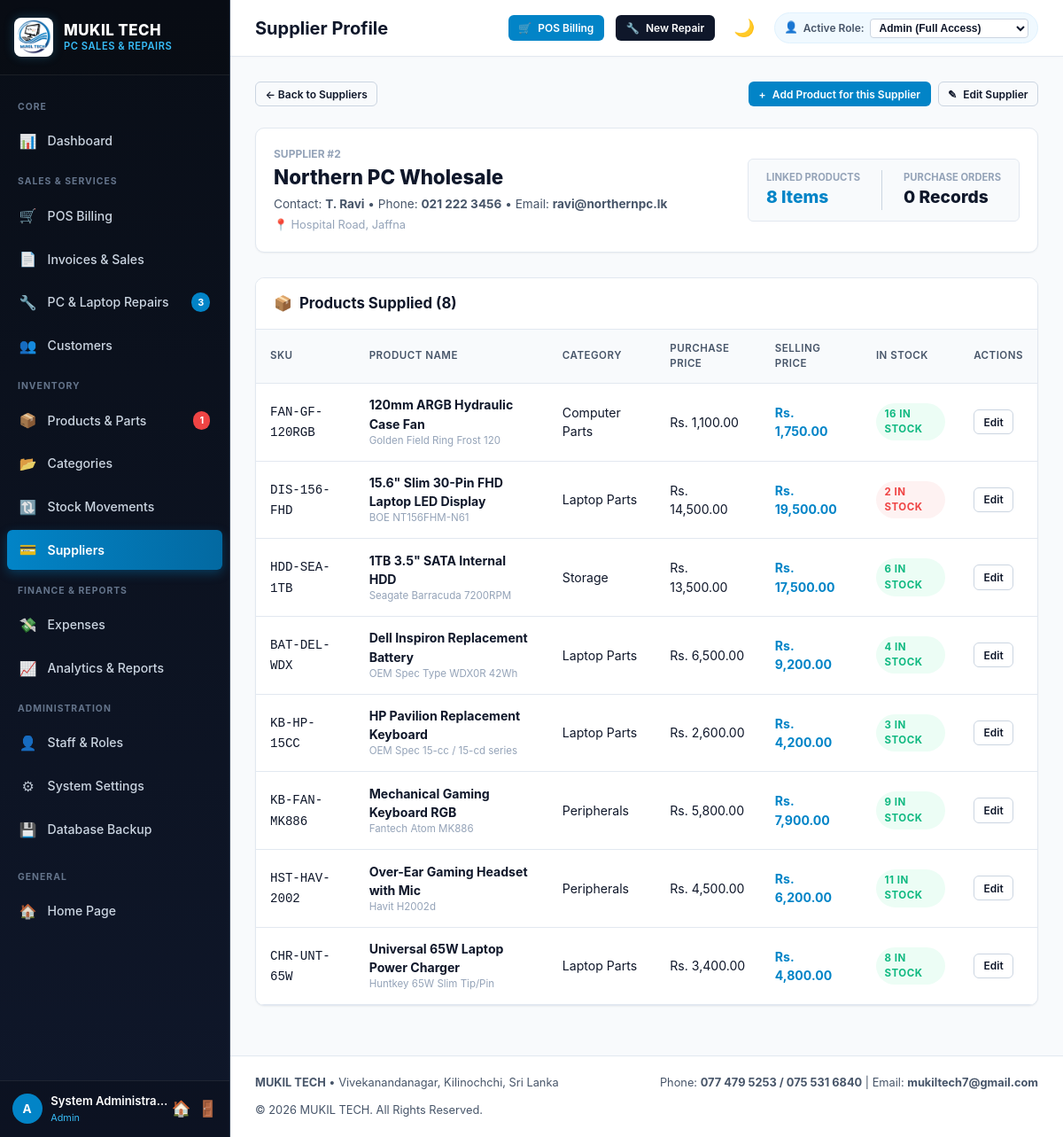
The app's page /suppliers/view.php?id=2 (signed in) with its own data.
### tables this page shows
CREATE TABLE `suppliers` (
  `supplier_id` INT AUTO_INCREMENT PRIMARY KEY,
  `supplier_name` VARCHAR(100) NOT NULL,
  `company_name` VARCHAR(100) NOT NULL,
  `phone` VARCHAR(30),
  `email` VARCHAR(100),
  `address` TEXT,
  `created_at` TIMESTAMP DEFAULT CURRENT_TIMESTAMP
);

CREATE TABLE `products` (
  `product_id` INT AUTO_INCREMENT PRIMARY KEY,
  `product_name` VARCHAR(150) NOT NULL,
  `category_id` INT,
  `brand` VARCHAR(50),
  `model` VARCHAR(60),
  `sku` VARCHAR(50) UNIQUE,
  `purchase_price` DECIMAL(10,2) NOT NULL DEFAULT 0.00,
  `selling_price` DECIMAL(10,2) NOT NULL DEFAULT 0.00,
  `stock_quantity` INT NOT NULL DEFAULT 0,
  `minimum_stock` INT NOT NULL DEFAULT 5,
  `supplier_id` INT,
  `created_at` TIMESTAMP DEFAULT CURRENT_TIMESTAMP,
  `updated_at` TIMESTAMP DEFAULT CURRENT_TIMESTAMP ON UPDATE CURRENT_TIMESTAMP,
  INDEX `idx_cat` (`category_id`),
  INDEX `idx_supp` (`supplier_id`),
  FOREIGN KEY (`category_id`) REFERENCES `categories`(`category_id`) ON DELETE SET NULL,
  FOREIGN KEY (`supplier_id`) REFERENCES `suppliers`(`supplier_id`) ON DELETE SET NULL
);

CREATE TABLE `categories` (
  `category_id` INT AUTO_INCREMENT PRIMARY KEY,
  `category_name` VARCHAR(100) NOT NULL UNIQUE,
  `description` TEXT,
  `created_at` TIMESTAMP DEFAULT CURRENT_TIMESTAMP
);

CREATE TABLE `settings` (
  `setting_id` INT AUTO_INCREMENT PRIMARY KEY,
  `setting_key` VARCHAR(60) NOT NULL UNIQUE,
  `setting_value` TEXT,
  `created_at` TIMESTAMP DEFAULT CURRENT_TIMESTAMP,
  `updated_at` TIMESTAMP DEFAULT CURRENT_TIMESTAMP ON UPDATE CURRENT_TIMESTAMP
);

### includes/functions.php (called while the page is built, shortened)
<?php
function baseUrl($path = '') {
    $documentRoot = isset($_SERVER['DOCUMENT_ROOT']) ? realpath($_SERVER['DOCUMENT_ROOT']) : false;
    $applicationRoot = realpath(__DIR__ . '/..');
    $base = '';
    if ($documentRoot && $applicationRoot) {
        $doc = str_replace('\\', '/', rtrim($documentRoot, DIRECTORY_SEPARATOR));
        $app = str_replace('\\', '/', rtrim($applicationRoot, DIRECTORY_SEPARATOR));
        if ($app === $doc) {
            $base = '';
        } elseif (stripos($app, $doc . '/') === 0) {
            $base = substr($app, strlen($doc));
        }
    }
    if ($base === '') {
        $scriptName = str_replace('\\', '/', $_SERVER['SCRIPT_NAME'] ?? '');
        $scriptDir = rtrim(str_replace('\\', '/', dirname($scriptName)), '/');
        foreach (['/admin','/customers','/categories','/suppliers','/products','/sales',
                  '/repairs','/expenses','/payments','/reports','/users','/settings'] as $dir) {
            if ($scriptDir === $dir || substr($scriptDir, -strlen($dir)) === $dir) {
                $scriptDir = substr($scriptDir, 0, -strlen($dir));
                break;
            }
        }
        $base = $scriptDir;
    }
    $base = '/' . trim($base, '/');
    if ($base === '/') {
        $base = '';
    }
    $cleanPath = ltrim((string)$path, '/');
    return $base . ($cleanPath !== '' ? '/' . $cleanPath : '');
}
function sanitize($data) {
    return htmlspecialchars(trim((string)$data), ENT_QUOTES, 'UTF-8');
}
function e($data) {
    return sanitize($data);
}
function formatCurrency($amount) {
    $curr = getSetting('currency', 'Rs.');
    return $curr . ' ' . number_format((float)$amount, 2);
}
function getSetting($key, $default = '') {
    static $cache = [];
    if (isset($cache[$key])) {
        return $cache[$key];
    }
    try {
        $db = getDB();
        $stmt = $db->prepare("SELECT setting_value FROM settings WHERE setting_key = ? LIMIT 1");
        $stmt->execute([$key]);
        $val = $stmt->fetchColumn();
        if ($val !== false) {
            $cache[$key] = $val;
            return $val;
        }
    } catch (Exception $e) {
    }
    return $default;
}

### suppliers/view.php (the view, shortened to what this page needs)
<?php
require_once __DIR__ . '/../includes/header.php';
$db = getDB();
$id = (int)($_GET['id'] ?? 0);
$stmt = $db->prepare("SELECT * FROM suppliers WHERE supplier_id = ?");
$stmt->execute([$id]);
$supplier = $stmt->fetch();
$stmt = $db->prepare("SELECT p.*, c.category_name
                      FROM products p
                      LEFT JOIN categories c ON p.category_id = c.category_id
                      WHERE p.supplier_id = ?
                      ORDER BY p.product_name ASC");
$stmt->execute([$id]);
$products = $stmt->fetchAll();
$stmt = $db->prepare("SELECT * FROM purchases WHERE supplier_id = ? ORDER BY purchase_id DESC");
$stmt->execute([$id]);
$purchases = $stmt->fetchAll();
?>
<div style="display:flex;justify-content:space-between;align-items:center;margin-bottom:1.5rem;flex-wrap:wrap;gap:1rem;">
    <div>
        <a href="<?= baseUrl('suppliers/index.php') ?>" class="btn btn-outline btn-sm">&larr; Back to Suppliers</a>
    </div>
    <div style="display:flex;gap:0.5rem;">
        <a href="<?= baseUrl('products/add.php?supplier_id=' . $supplier['supplier_id']) ?>" class="btn btn-primary btn-sm">
            <span>+</span> Add Product for this Supplier
        </a>
        <a href="<?= baseUrl('suppliers/edit.php?id=' . $supplier['supplier_id']) ?>" class="btn btn-outline btn-sm">
            <span>&#9998;</span> Edit Supplier
        </a>
    </div>
</div>
<div class="card">
    <div class="card-body" style="display:flex;justify-content:space-between;align-items:center;flex-wrap:wrap;gap:1rem;">
        <div>
            <div style="font-size:0.75rem;text-transform:uppercase;color:var(--text-muted);font-weight:700;">Supplier #<?= $supplier['supplier_id'] ?></div>
            <h2 style="font-size:1.4rem;color:var(--navy-main);font-weight:800;"><?= e($supplier['company_name']) ?></h2>
            <div style="font-size:0.85rem;color:var(--text-secondary);margin-top:0.2rem;">
                Contact: <strong><?= e($supplier['supplier_name']) ?></strong> &bull;
                Phone: <strong><?= e($supplier['phone'] ?: '-') ?></strong> &bull;
                Email: <strong><?= e($supplier['email'] ?: '-') ?></strong>
            </div>
            <div style="font-size:0.8rem;color:var(--text-muted);margin-top:0.25rem;">
                &#128205; <?= e($supplier['address'] ?: 'No address specified') ?>
            </div>
        </div>
        <div style="display:flex;gap:1.5rem;background:#f8fafc;padding:0.75rem 1.25rem;border-radius:var(--radius-sm);border:1px solid var(--border-light);">
            <div>
                <div style="font-size:0.7rem;text-transform:uppercase;color:var(--text-muted);font-weight:700;">Linked Products</div>
                <div style="font-size:1.2rem;font-weight:800;color:var(--blue-primary);"><?= count($products) ?> Items</div>
            </div>
            <div style="border-left:1px solid var(--border-medium);padding-left:1.5rem;">
                <div style="font-size:0.7rem;text-transform:uppercase;color:var(--text-muted);font-weight:700;">Purchase Orders</div>
                <div style="font-size:1.2rem;font-weight:800;color:var(--navy-main);"><?= count($purchases) ?> Records</div>
            </div>
        </div>
    </div>
</div>
<div class="card">
    <div class="card-header">
        <div class="card-title">
            <span>&#128230;</span> Products Supplied (<?= count($products) ?>)
        </div>
    </div>
    <div class="table-responsive">
        <table class="table">
            <thead>
                <tr>
                    <th>SKU</th>
                    <th>Product Name</th>
                    <th>Category</th>
                    <th>Purchase Price</th>
                    <th>Selling Price</th>
                    <th>In Stock</th>
                    <th>Actions</th>
                </tr>
            </thead>
            <tbody>
                <?php if (empty($products)): ?>
                    <tr><td colspan="7" style="text-align:center;padding:2rem;color:var(--text-muted);">No products registered under this supplier yet.</td></tr>
                <?php else: ?>
                    <?php foreach ($products as $p): ?>
                        <tr>
                            <td><code><?= e($p['sku']) ?></code></td>
                            <td>
                                <strong><?= e($p['product_name']) ?></strong>
                                <div style="font-size:0.72rem;color:var(--text-muted);"><?= e($p['brand']) ?> <?= e($p['model']) ?></div>
                            </td>
                            <td><?= e($p['category_name'] ?: 'Uncategorized') ?></td>
                            <td><?= formatCurrency($p['purchase_price']) ?></td>
                            <td><strong style="color:var(--blue-primary);"><?= formatCurrency($p['selling_price']) ?></strong></td>
                            <td>
                                <span class="badge <?= $p['stock_quantity'] <= $p['minimum_stock'] ? 'badge-danger' : 'badge-success' ?>">
                                    <?= $p['stock_quantity'] ?> in stock
                                </span>
                            </td>
                            <td>
                                <a href="<?= baseUrl('products/edit.php?id=' . $p['product_id']) ?>" class="btn btn-outline btn-sm">
                                    Edit
                                </a>
                            </td>
                        </tr>
                    <?php endforeach; ?>
                <?php endif; ?>
            </tbody>
        </table>
    </div>
</div>
<?php require_once __DIR__ . '/../includes/footer.php'; ?>

### includes/footer.php (shortened to what this page needs)
<?php
$businessName = getSetting('business_name', 'MUKIL TECH');
$address = getSetting('address', 'Vivekanandanagar, Kilinochchi, Sri Lanka');
$phone = getSetting('phone', '077 479 5253 / 075 531 6840');
$email = getSetting('email', 'mukiltech7@gmail.com');
?>
    </main>
        <footer class="no-print" style="margin-top:auto;padding:1.25rem 1.75rem;border-top:1px solid var(--border-light);background:var(--bg-card);display:flex;justify-content:space-between;align-items:center;font-size:0.8rem;color:var(--text-secondary);flex-wrap:wrap;gap:0.75rem;">
            <div>
                <strong><?= e($businessName) ?></strong> &bull; <?= e($address) ?>
            </div>
            <div>
                Phone: <strong><?= e($phone) ?></strong> | Email: <strong><?= e($email) ?></strong>
            </div>
            <div>
                &copy; <?= date('Y') ?> MUKIL TECH. All Rights Reserved.
            </div>
        </footer>
    </div>
</div>
</body>
</html>

### assets/css/style.css (style rules this page uses)
:root { --navy-dark: #090e17; --navy-main: #0f172a; --navy-card: #1e293b; --navy-border: #334155; --navy-light: #243048; --blue-primary: #0284c7; --blue-hover: #0369a1; --blue-light: #e0f2fe; --blue-subtle: #f0f9ff; --cyan-bright: #38bdf8; --bg-main: #f8fafc; --bg-card: #ffffff; --border-light: #e2e8f0; --border-medium: #cbd5e1; --text-primary: #0f172a; --text-secondary: #475569; --text-muted: #94a3b8; --text-white: #ffffff; --success: #10b981; --success-bg: #ecfdf5; --warning: #f59e0b; --warning-bg: #fffbeb; --danger: #ef4444; --danger-bg: #fef2f2; --info: #0ea5e9; --info-bg: #f0f9ff; --shadow-sm: 0 1px 2px 0 rgba(0, 0, 0, 0.05); --shadow-md: 0 4px 6px -1px rgba(0, 0, 0, 0.07), 0 2px 4px -2px rgba(0, 0, 0, 0.05); --shadow-lg: 0 10px 15px -3px rgba(0, 0, 0, 0.08), 0 4px 6px -4px rgba(0, 0, 0, 0.04); --radius-sm: 6px; --radius-md: 10px; --radius-lg: 14px; --radius-pill: 9999px; --transition: all 0.2s cubic-bezier(0.4, 0, 0.2, 1); }
* { box-sizing: border-box; margin: 0; padding: 0; }
body { font-family: -apple-system, BlinkMacSystemFont, "Segoe UI", Roboto, "Helvetica Neue", Arial, sans-serif; background-color: var(--bg-main); color: var(--text-primary); line-height: 1.5; font-size: 14.5px; -webkit-font-smoothing: antialiased; }
a { color: var(--blue-primary); text-decoration: none; transition: var(--transition); }
.card { background: var(--bg-card); border-radius: var(--radius-md); border: 1px solid var(--border-light); box-shadow: var(--shadow-sm); margin-bottom: 1.75rem; overflow: hidden; }
.card-header { padding: 1rem 1.25rem; border-bottom: 1px solid var(--border-light); display: flex; align-items: center; justify-content: space-between; background: var(--bg-card); }
.card-title { font-size: 1.05rem; font-weight: 700; color: var(--navy-main); display: flex; align-items: center; gap: 0.5rem; }
.card-body { padding: 1.25rem; }
.table-responsive { width: 100%; overflow-x: auto; }
.table { width: 100%; border-collapse: collapse; text-align: left; font-size: 0.88rem; }
.table th { background: var(--bg-main); color: var(--text-secondary); font-weight: 600; text-transform: uppercase; font-size: 0.72rem; letter-spacing: 0.5px; padding: 0.8rem 1rem; border-bottom: 1px solid var(--border-light); }
.table td { padding: 0.85rem 1rem; border-bottom: 1px solid var(--border-light); color: var(--text-primary); vertical-align: middle; }
.table tbody tr { transition: background-color 0.15s ease; }
.badge { display: inline-flex; align-items: center; gap: 0.3rem; padding: 0.25rem 0.6rem; border-radius: var(--radius-pill); font-size: 0.72rem; font-weight: 700; text-transform: uppercase; letter-spacing: 0.5px; }
.badge-success { background: var(--success-bg); color: var(--success); }
.badge-danger { background: var(--danger-bg); color: var(--danger); }
.btn { display: inline-flex; align-items: center; justify-content: center; gap: 0.45rem; padding: 0.55rem 1.05rem; border-radius: var(--radius-sm); font-size: 0.85rem; font-weight: 600; cursor: pointer; border: 1px solid transparent; transition: var(--transition); text-decoration: none; line-height: 1.25; }
.btn-primary { background: var(--blue-primary); color: #ffffff; }
.btn-outline { background: transparent; border-color: var(--border-medium); color: var(--text-primary); }
.btn-sm { padding: 0.35rem 0.65rem; font-size: 0.75rem; }

### records on screen
suppliers: supplier_id "2", company_name "Northern PC Wholesale", supplier_name "T. Ravi", phone "021 222 3456", email "ravi@northernpc.lk", address "Hospital Road, Jaffna"
products: sku "FAN-GF-120RGB", product_name "120mm ARGB Hydraulic Case Fan", brand "Golden Field", model "Ring Frost 120", category.category_name "Computer Parts", purchase_price.setting_value "Rs. 1,100.00", selling_price "Rs. 1,750.00", stock_quantity "16"
products: sku "DIS-156-FHD", product_name "15.6\" Slim 30-Pin FHD Laptop LED Display", brand "BOE", model "NT156FHM-N61", category.category_name "Laptop Parts", purchase_price "Rs. 14,500.00", selling_price "Rs. 19,500.00", stock_quantity "2"
products: sku "HDD-SEA-1TB", product_name "1TB 3.5\" SATA Internal HDD", brand "Seagate", model "Barracuda 7200RPM", category.category_name "Storage", purchase_price "Rs. 13,500.00", selling_price "Rs. 17,500.00", stock_quantity "6"
products: sku "BAT-DEL-WDX", product_name "Dell Inspiron Replacement Battery", brand "OEM Spec", model "Type WDX0R 42Wh", category.category_name "Laptop Parts", purchase_price "Rs. 6,500.00", selling_price "Rs. 9,200.00", stock_quantity "4"
products: sku "KB-HP-15CC", product_name "HP Pavilion Replacement Keyboard", brand "OEM Spec", model "15-cc / 15-cd series", category.category_name "Laptop Parts", purchase_price "Rs. 2,600.00", selling_price "Rs. 4,200.00", stock_quantity "3"
products: sku "KB-FAN-MK886", product_name "Mechanical Gaming Keyboard RGB", brand "Fantech", model "Atom MK886", category.category_name "Peripherals", purchase_price "Rs. 5,800.00", selling_price "Rs. 7,900.00", stock_quantity "9"
products: sku "HST-HAV-2002", product_name "Over-Ear Gaming Headset with Mic", brand "Havit", model "H2002d", category.category_name "Peripherals", purchase_price "Rs. 4,500.00", selling_price "Rs. 6,200.00", stock_quantity "11"
products: sku "CHR-UNT-65W", product_name "Universal 65W Laptop Power Charger", brand "Huntkey", model "65W Slim Tip/Pin", category.category_name "Laptop Parts", purchase_price "Rs. 3,400.00", selling_price "Rs. 4,800.00", stock_quantity "8"
settings: setting_value "Vivekanandanagar, Kilinochchi, Sri Lanka"
settings: setting_value "077 479 5253 / 075 531 6840"
settings: setting_value "mukiltech7@gmail.com"

### other values on screen
$pendingRepairsCount "3"
$lowStockCount "1"
substr($currentUser['username'] ?? 'U', 0, 1) "A"
$currentUser['full_name'] "System Administrator"
$currentUser['role'] "Admin"
$pageTitle "Supplier Profile"
count($products) "8"
count($purchases) "0"
$businessName "MUKIL TECH"
